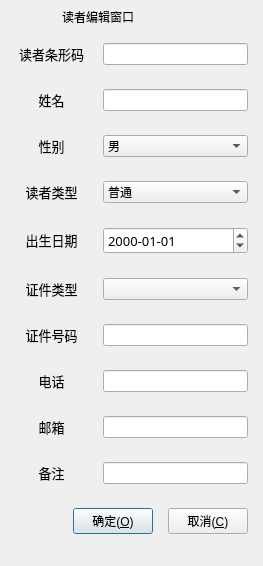
<?xml version="1.0" encoding="UTF-8"?>
<ui version="4.0">
 <class>ReaderEditDialog</class>
 <widget class="QDialog" name="ReaderEditDialog">
  <property name="geometry">
   <rect>
    <x>0</x>
    <y>0</y>
    <width>263</width>
    <height>566</height>
   </rect>
  </property>
  <property name="windowTitle">
   <string>添加管理员窗口</string>
  </property>
  <property name="sizeGripEnabled">
   <bool>false</bool>
  </property>
  <layout class="QVBoxLayout" name="verticalLayout_2">
   <property name="spacing">
    <number>0</number>
   </property>
   <property name="leftMargin">
    <number>0</number>
   </property>
   <property name="topMargin">
    <number>0</number>
   </property>
   <property name="rightMargin">
    <number>0</number>
   </property>
   <property name="bottomMargin">
    <number>0</number>
   </property>
   <item>
    <widget class="QWidget" name="widget_title" native="true">
     <property name="sizePolicy">
      <sizepolicy hsizetype="Preferred" vsizetype="Fixed">
       <horstretch>0</horstretch>
       <verstretch>0</verstretch>
      </sizepolicy>
     </property>
     <property name="minimumSize">
      <size>
       <width>100</width>
       <height>33</height>
      </size>
     </property>
     <layout class="QHBoxLayout" name="horizontalLayout_2">
      <property name="spacing">
       <number>0</number>
      </property>
      <property name="leftMargin">
       <number>0</number>
      </property>
      <property name="topMargin">
       <number>0</number>
      </property>
      <property name="rightMargin">
       <number>0</number>
      </property>
      <property name="bottomMargin">
       <number>0</number>
      </property>
      <item>
       <widget class="QPushButton" name="btn_Icon">
        <property name="enabled">
         <bool>false</bool>
        </property>
        <property name="font">
         <font>
          <pointsize>15</pointsize>
         </font>
        </property>
        <property name="focusPolicy">
         <enum>Qt::NoFocus</enum>
        </property>
        <property name="text">
         <string/>
        </property>
        <property name="flat">
         <bool>true</bool>
        </property>
       </widget>
      </item>
      <item>
       <widget class="QLabel" name="lab_Title">
        <property name="sizePolicy">
         <sizepolicy hsizetype="Expanding" vsizetype="Preferred">
          <horstretch>0</horstretch>
          <verstretch>0</verstretch>
         </sizepolicy>
        </property>
        <property name="styleSheet">
         <string notr="true">font: 10pt &quot;微软雅黑&quot;;</string>
        </property>
        <property name="text">
         <string>读者编辑窗口</string>
        </property>
        <property name="alignment">
         <set>Qt::AlignLeading|Qt::AlignLeft|Qt::AlignVCenter</set>
        </property>
       </widget>
      </item>
      <item>
       <widget class="QWidget" name="widget_menu" native="true">
        <property name="sizePolicy">
         <sizepolicy hsizetype="Minimum" vsizetype="Preferred">
          <horstretch>0</horstretch>
          <verstretch>0</verstretch>
         </sizepolicy>
        </property>
        <property name="layoutDirection">
         <enum>Qt::RightToLeft</enum>
        </property>
        <layout class="QHBoxLayout" name="horizontalLayout">
         <property name="spacing">
          <number>0</number>
         </property>
         <property name="leftMargin">
          <number>0</number>
         </property>
         <property name="topMargin">
          <number>0</number>
         </property>
         <property name="rightMargin">
          <number>0</number>
         </property>
         <property name="bottomMargin">
          <number>0</number>
         </property>
         <item>
          <widget class="QPushButton" name="btnMenu_Close">
           <property name="sizePolicy">
            <sizepolicy hsizetype="Minimum" vsizetype="Expanding">
             <horstretch>0</horstretch>
             <verstretch>0</verstretch>
            </sizepolicy>
           </property>
           <property name="minimumSize">
            <size>
             <width>40</width>
             <height>0</height>
            </size>
           </property>
           <property name="font">
            <font>
             <pointsize>10</pointsize>
            </font>
           </property>
           <property name="cursor">
            <cursorShape>ArrowCursor</cursorShape>
           </property>
           <property name="focusPolicy">
            <enum>Qt::NoFocus</enum>
           </property>
           <property name="toolTip">
            <string>关闭</string>
           </property>
           <property name="styleSheet">
            <string notr="true"/>
           </property>
           <property name="text">
            <string/>
           </property>
           <property name="flat">
            <bool>true</bool>
           </property>
          </widget>
         </item>
         <item>
          <widget class="QPushButton" name="btnMenu_Max">
           <property name="sizePolicy">
            <sizepolicy hsizetype="Minimum" vsizetype="Expanding">
             <horstretch>0</horstretch>
             <verstretch>0</verstretch>
            </sizepolicy>
           </property>
           <property name="minimumSize">
            <size>
             <width>31</width>
             <height>0</height>
            </size>
           </property>
           <property name="font">
            <font>
             <pointsize>10</pointsize>
            </font>
           </property>
           <property name="cursor">
            <cursorShape>ArrowCursor</cursorShape>
           </property>
           <property name="focusPolicy">
            <enum>Qt::NoFocus</enum>
           </property>
           <property name="toolTip">
            <string>最大化</string>
           </property>
           <property name="text">
            <string/>
           </property>
           <property name="flat">
            <bool>true</bool>
           </property>
          </widget>
         </item>
         <item>
          <widget class="QPushButton" name="btnMenu_Min">
           <property name="sizePolicy">
            <sizepolicy hsizetype="Minimum" vsizetype="Expanding">
             <horstretch>0</horstretch>
             <verstretch>0</verstretch>
            </sizepolicy>
           </property>
           <property name="minimumSize">
            <size>
             <width>31</width>
             <height>0</height>
            </size>
           </property>
           <property name="font">
            <font>
             <pointsize>10</pointsize>
            </font>
           </property>
           <property name="cursor">
            <cursorShape>ArrowCursor</cursorShape>
           </property>
           <property name="focusPolicy">
            <enum>Qt::NoFocus</enum>
           </property>
           <property name="toolTip">
            <string>最小化</string>
           </property>
           <property name="text">
            <string/>
           </property>
           <property name="flat">
            <bool>true</bool>
           </property>
          </widget>
         </item>
         <item>
          <widget class="QPushButton" name="btnMenu">
           <property name="sizePolicy">
            <sizepolicy hsizetype="Minimum" vsizetype="Expanding">
             <horstretch>0</horstretch>
             <verstretch>0</verstretch>
            </sizepolicy>
           </property>
           <property name="minimumSize">
            <size>
             <width>31</width>
             <height>0</height>
            </size>
           </property>
           <property name="font">
            <font>
             <pointsize>10</pointsize>
            </font>
           </property>
           <property name="cursor">
            <cursorShape>ArrowCursor</cursorShape>
           </property>
           <property name="focusPolicy">
            <enum>Qt::NoFocus</enum>
           </property>
           <property name="toolTip">
            <string>菜单</string>
           </property>
           <property name="layoutDirection">
            <enum>Qt::RightToLeft</enum>
           </property>
           <property name="text">
            <string/>
           </property>
           <property name="flat">
            <bool>true</bool>
           </property>
          </widget>
         </item>
        </layout>
       </widget>
      </item>
     </layout>
    </widget>
   </item>
   <item>
    <layout class="QVBoxLayout" name="verticalLayout">
     <property name="spacing">
      <number>15</number>
     </property>
     <property name="leftMargin">
      <number>15</number>
     </property>
     <property name="topMargin">
      <number>0</number>
     </property>
     <property name="rightMargin">
      <number>15</number>
     </property>
     <property name="bottomMargin">
      <number>14</number>
     </property>
     <item>
      <spacer name="verticalSpacer">
       <property name="orientation">
        <enum>Qt::Vertical</enum>
       </property>
       <property name="sizeType">
        <enum>QSizePolicy::Minimum</enum>
       </property>
       <property name="sizeHint" stdset="0">
        <size>
         <width>20</width>
         <height>1</height>
        </size>
       </property>
      </spacer>
     </item>
     <item>
      <layout class="QHBoxLayout" name="horizontalLayout_3" stretch="1,2">
       <item>
        <widget class="QLabel" name="label">
         <property name="font">
          <font>
           <family>微软雅黑</family>
           <pointsize>10</pointsize>
          </font>
         </property>
         <property name="text">
          <string>&lt;html&gt;&lt;head/&gt;&lt;body&gt;&lt;p align=&quot;center&quot;&gt;读者条形码&lt;/p&gt;&lt;/body&gt;&lt;/html&gt;</string>
         </property>
        </widget>
       </item>
       <item>
        <widget class="QLineEdit" name="le_barcode"/>
       </item>
      </layout>
     </item>
     <item>
      <layout class="QHBoxLayout" name="horizontalLayout_7" stretch="1,2">
       <item>
        <widget class="QLabel" name="label_6">
         <property name="font">
          <font>
           <family>微软雅黑</family>
           <pointsize>10</pointsize>
          </font>
         </property>
         <property name="text">
          <string>&lt;html&gt;&lt;head/&gt;&lt;body&gt;&lt;p align=&quot;center&quot;&gt;姓名&lt;/p&gt;&lt;/body&gt;&lt;/html&gt;</string>
         </property>
        </widget>
       </item>
       <item>
        <widget class="QLineEdit" name="le_name"/>
       </item>
      </layout>
     </item>
     <item>
      <layout class="QHBoxLayout" name="horizontalLayout_4" stretch="1,2">
       <item>
        <widget class="QLabel" name="label_3">
         <property name="font">
          <font>
           <family>微软雅黑</family>
           <pointsize>10</pointsize>
          </font>
         </property>
         <property name="text">
          <string>&lt;html&gt;&lt;head/&gt;&lt;body&gt;&lt;p align=&quot;center&quot;&gt;性别&lt;/p&gt;&lt;/body&gt;&lt;/html&gt;</string>
         </property>
        </widget>
       </item>
       <item>
        <widget class="QComboBox" name="box_sex">
         <item>
          <property name="text">
           <string>男</string>
          </property>
         </item>
         <item>
          <property name="text">
           <string>女</string>
          </property>
         </item>
        </widget>
       </item>
      </layout>
     </item>
     <item>
      <layout class="QHBoxLayout" name="horizontalLayout_6" stretch="1,2">
       <item>
        <widget class="QLabel" name="label_5">
         <property name="font">
          <font>
           <family>微软雅黑</family>
           <pointsize>10</pointsize>
          </font>
         </property>
         <property name="text">
          <string>&lt;html&gt;&lt;head/&gt;&lt;body&gt;&lt;p align=&quot;center&quot;&gt;读者类型&lt;/p&gt;&lt;/body&gt;&lt;/html&gt;</string>
         </property>
        </widget>
       </item>
       <item>
        <widget class="QComboBox" name="box_rtype">
         <item>
          <property name="text">
           <string>普通</string>
          </property>
         </item>
        </widget>
       </item>
      </layout>
     </item>
     <item>
      <layout class="QHBoxLayout" name="horizontalLayout_10" stretch="1,2">
       <item>
        <widget class="QLabel" name="label_8">
         <property name="font">
          <font>
           <family>微软雅黑</family>
           <pointsize>10</pointsize>
          </font>
         </property>
         <property name="text">
          <string>&lt;html&gt;&lt;head/&gt;&lt;body&gt;&lt;p align=&quot;center&quot;&gt;出生日期&lt;/p&gt;&lt;/body&gt;&lt;/html&gt;</string>
         </property>
        </widget>
       </item>
       <item>
        <widget class="QDateEdit" name="dateEdit">
         <property name="font">
          <font>
           <family>微软雅黑</family>
           <pointsize>10</pointsize>
          </font>
         </property>
         <property name="displayFormat">
          <string>yyyy-MM-dd</string>
         </property>
        </widget>
       </item>
      </layout>
     </item>
     <item>
      <layout class="QHBoxLayout" name="horizontalLayout_5" stretch="1,2">
       <item>
        <widget class="QLabel" name="label_2">
         <property name="font">
          <font>
           <family>微软雅黑</family>
           <pointsize>10</pointsize>
          </font>
         </property>
         <property name="text">
          <string>&lt;html&gt;&lt;head/&gt;&lt;body&gt;&lt;p align=&quot;center&quot;&gt;证件类型&lt;/p&gt;&lt;/body&gt;&lt;/html&gt;</string>
         </property>
        </widget>
       </item>
       <item>
        <widget class="QComboBox" name="box_license"/>
       </item>
      </layout>
     </item>
     <item>
      <layout class="QHBoxLayout" name="horizontalLayout_11" stretch="1,2">
       <item>
        <widget class="QLabel" name="label_9">
         <property name="font">
          <font>
           <family>微软雅黑</family>
           <pointsize>10</pointsize>
          </font>
         </property>
         <property name="text">
          <string>&lt;html&gt;&lt;head/&gt;&lt;body&gt;&lt;p align=&quot;center&quot;&gt;证件号码&lt;/p&gt;&lt;/body&gt;&lt;/html&gt;</string>
         </property>
        </widget>
       </item>
       <item>
        <widget class="QLineEdit" name="le_license"/>
       </item>
      </layout>
     </item>
     <item>
      <layout class="QHBoxLayout" name="horizontalLayout_12" stretch="1,2">
       <item>
        <widget class="QLabel" name="label_10">
         <property name="font">
          <font>
           <family>微软雅黑</family>
           <pointsize>10</pointsize>
          </font>
         </property>
         <property name="text">
          <string>&lt;html&gt;&lt;head/&gt;&lt;body&gt;&lt;p align=&quot;center&quot;&gt;电话&lt;/p&gt;&lt;/body&gt;&lt;/html&gt;</string>
         </property>
        </widget>
       </item>
       <item>
        <widget class="QLineEdit" name="le_phone"/>
       </item>
      </layout>
     </item>
     <item>
      <layout class="QHBoxLayout" name="horizontalLayout_13" stretch="1,2">
       <item>
        <widget class="QLabel" name="label_11">
         <property name="font">
          <font>
           <family>微软雅黑</family>
           <pointsize>10</pointsize>
          </font>
         </property>
         <property name="text">
          <string>&lt;html&gt;&lt;head/&gt;&lt;body&gt;&lt;p align=&quot;center&quot;&gt;邮箱&lt;/p&gt;&lt;/body&gt;&lt;/html&gt;</string>
         </property>
        </widget>
       </item>
       <item>
        <widget class="QLineEdit" name="le_email"/>
       </item>
      </layout>
     </item>
     <item>
      <layout class="QHBoxLayout" name="horizontalLayout_8" stretch="1,2">
       <item>
        <widget class="QLabel" name="label_4">
         <property name="font">
          <font>
           <family>微软雅黑</family>
           <pointsize>10</pointsize>
          </font>
         </property>
         <property name="text">
          <string>&lt;html&gt;&lt;head/&gt;&lt;body&gt;&lt;p align=&quot;center&quot;&gt;备注&lt;/p&gt;&lt;/body&gt;&lt;/html&gt;</string>
         </property>
        </widget>
       </item>
       <item>
        <widget class="QLineEdit" name="le_note"/>
       </item>
      </layout>
     </item>
     <item>
      <layout class="QHBoxLayout" name="horizontalLayout_9">
       <item>
        <spacer name="horizontalSpacer_2">
         <property name="orientation">
          <enum>Qt::Horizontal</enum>
         </property>
         <property name="sizeHint" stdset="0">
          <size>
           <width>40</width>
           <height>20</height>
          </size>
         </property>
        </spacer>
       </item>
       <item>
        <widget class="QPushButton" name="btnOk">
         <property name="cursor">
          <cursorShape>PointingHandCursor</cursorShape>
         </property>
         <property name="focusPolicy">
          <enum>Qt::StrongFocus</enum>
         </property>
         <property name="styleSheet">
          <string notr="true"/>
         </property>
         <property name="text">
          <string>确定(&amp;O)</string>
         </property>
         <property name="icon">
          <iconset resource="rc.qrc">
           <normaloff>:/image/btn_ok.png</normaloff>:/image/btn_ok.png</iconset>
         </property>
         <property name="iconSize">
          <size>
           <width>20</width>
           <height>20</height>
          </size>
         </property>
        </widget>
       </item>
       <item>
        <widget class="QPushButton" name="btnCancel">
         <property name="cursor">
          <cursorShape>PointingHandCursor</cursorShape>
         </property>
         <property name="focusPolicy">
          <enum>Qt::StrongFocus</enum>
         </property>
         <property name="styleSheet">
          <string notr="true"/>
         </property>
         <property name="text">
          <string>取消(&amp;C)</string>
         </property>
         <property name="icon">
          <iconset resource="rc.qrc">
           <normaloff>:/image/btn_close.png</normaloff>:/image/btn_close.png</iconset>
         </property>
         <property name="iconSize">
          <size>
           <width>20</width>
           <height>20</height>
          </size>
         </property>
        </widget>
       </item>
      </layout>
     </item>
    </layout>
   </item>
  </layout>
 </widget>
 <resources>
  <include location="rc.qrc"/>
 </resources>
 <connections/>
</ui>
